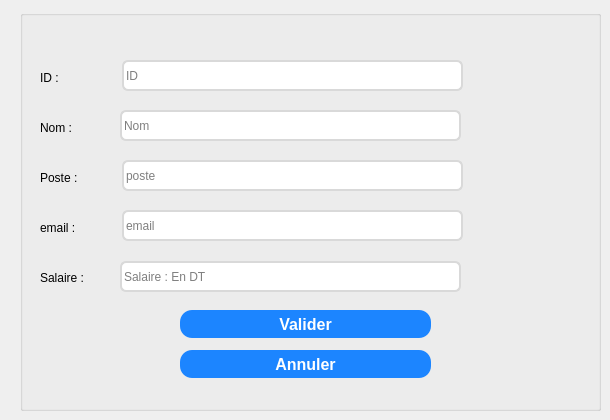
      <widget class="QWidget" name="tab_11">
       <property name="styleSheet">
        <string notr="true">background: url(:/img/img/test.jpg);</string>
       </property>
       <attribute name="title">
        <string>Ajouter</string>
       </attribute>
       <widget class="QGroupBox" name="groupBox_11">
        <property name="geometry">
         <rect>
          <x>20</x>
          <y>10</y>
          <width>581</width>
          <height>401</height>
         </rect>
        </property>
        <property name="styleSheet">
         <string notr="true">/* Style for a QGroupBox for login information */
QGroupBox {
    border: 2px solid #bdc3c7; /* Border with default color */
    border-radius: 8px; /* Rounded corners */
    margin-top: 10px; /* Top margin */
    background-color: #ffffff;
; /* Background color */
}

/* Style for the title of the QGroupBox */
QGroupBox::title {
    subcontrol-origin: margin;
    subcontrol-position: top left;
    left: 10px; /* Offset the title to the left */
    padding: 0 5px; /* Internal padding for the title */
    font-size: 16px; /* Title font size */
    color: #2c3e50; /* Title text color */

}a
</string>
        </property>
        <property name="title">
         <string/>
        </property>
        <widget class="QLabel" name="label_29">
         <property name="geometry">
          <rect>
           <x>20</x>
           <y>110</y>
           <width>56</width>
           <height>16</height>
          </rect>
         </property>
         <property name="styleSheet">
          <string notr="true">font: 87 9pt &quot;Arial Black&quot;;</string>
         </property>
         <property name="text">
          <string>Nom :</string>
         </property>
        </widget>
        <widget class="QLabel" name="label_30">
         <property name="geometry">
          <rect>
           <x>20</x>
           <y>60</y>
           <width>56</width>
           <height>16</height>
          </rect>
         </property>
         <property name="styleSheet">
          <string notr="true">font: 87 9pt &quot;Arial Black&quot;;</string>
         </property>
         <property name="text">
          <string>ID :</string>
         </property>
        </widget>
        <widget class="QLabel" name="label_31">
         <property name="geometry">
          <rect>
           <x>20</x>
           <y>160</y>
           <width>101</width>
           <height>16</height>
          </rect>
         </property>
         <property name="styleSheet">
          <string notr="true">font: 87 9pt &quot;Arial Black&quot;;</string>
         </property>
         <property name="text">
          <string>Poste :</string>
         </property>
        </widget>
        <widget class="QLabel" name="label_32">
         <property name="geometry">
          <rect>
           <x>20</x>
           <y>210</y>
           <width>56</width>
           <height>16</height>
          </rect>
         </property>
         <property name="styleSheet">
          <string notr="true">font: 87 9pt &quot;Arial Black&quot;;</string>
         </property>
         <property name="text">
          <string>email :</string>
         </property>
        </widget>
        <widget class="QLabel" name="label_33">
         <property name="geometry">
          <rect>
           <x>20</x>
           <y>260</y>
           <width>121</width>
           <height>16</height>
          </rect>
         </property>
         <property name="styleSheet">
          <string notr="true">font: 87 9pt &quot;Arial Black&quot;;</string>
         </property>
         <property name="text">
          <string>Salaire :</string>
         </property>
        </widget>
        <widget class="QLineEdit" name="le_nom_3">
         <property name="geometry">
          <rect>
           <x>100</x>
           <y>100</y>
           <width>341</width>
           <height>31</height>
          </rect>
         </property>
         <property name="styleSheet">
          <string notr="true">



position: absolute;
width: 428px;
height: 50px;
left: 1122px;
top: 327px;
background-color: #ffffff;

border: 2px solid #D9D9D9;
border-radius: 6px;
</string>
         </property>
         <property name="placeholderText">
          <string>Nom</string>
         </property>
        </widget>
        <widget class="QLineEdit" name="le_id_3">
         <property name="geometry">
          <rect>
           <x>102</x>
           <y>50</y>
           <width>341</width>
           <height>31</height>
          </rect>
         </property>
         <property name="styleSheet">
          <string notr="true">


position: absolute;
width: 428px;
height: 50px;
left: 1122px;
top: 327px;
background-color: #ffffff;

border: 2px solid #D9D9D9;
border-radius: 6px;
</string>
         </property>
         <property name="placeholderText">
          <string>ID</string>
         </property>
        </widget>
        <widget class="QLineEdit" name="le_poste">
         <property name="geometry">
          <rect>
           <x>102</x>
           <y>150</y>
           <width>341</width>
           <height>31</height>
          </rect>
         </property>
         <property name="styleSheet">
          <string notr="true">

position: absolute;
width: 428px;
height: 50px;
left: 1122px;
top: 327px;
background-color: #ffffff;

border: 2px solid #D9D9D9;
border-radius: 6px;
</string>
         </property>
         <property name="text">
          <string/>
         </property>
         <property name="placeholderText">
          <string>poste</string>
         </property>
        </widget>
        <widget class="QLineEdit" name="le_mail">
         <property name="geometry">
          <rect>
           <x>102</x>
           <y>200</y>
           <width>341</width>
           <height>31</height>
          </rect>
         </property>
         <property name="styleSheet">
          <string notr="true">


position: absolute;
width: 428px;
height: 50px;
left: 1122px;
top: 327px;
background-color: #ffffff;

border: 2px solid #D9D9D9;
border-radius: 6px;
</string>
         </property>
         <property name="placeholderText">
          <string>email</string>
         </property>
        </widget>
        <widget class="QLineEdit" name="le_salaire">
         <property name="geometry">
          <rect>
           <x>100</x>
           <y>251</y>
           <width>341</width>
           <height>31</height>
          </rect>
         </property>
         <property name="styleSheet">
          <string notr="true">

position: absolute;
width: 428px;
height: 50px;
left: 1122px;
top: 327px;
background-color: #ffffff;

border: 2px solid #D9D9D9;
border-radius: 6px;
</string>
         </property>
         <property name="placeholderText">
          <string>Salaire : En DT</string>
         </property>
        </widget>
        <widget class="QPushButton" name="pushAdd">
         <property name="geometry">
          <rect>
           <x>160</x>
           <y>300</y>
           <width>251</width>
           <height>28</height>
          </rect>
         </property>
         <property name="sizePolicy">
          <sizepolicy hsizetype="Preferred" vsizetype="Preferred">
           <horstretch>0</horstretch>
           <verstretch>0</verstretch>
          </sizepolicy>
         </property>
         <property name="minimumSize">
          <size>
           <width>93</width>
           <height>28</height>
          </size>
         </property>
         <property name="styleSheet">
          <string notr="true">QPushButton{
	padding: 0px 16px;


width: 86px;
height: 48px;
left: 1996px;
top: 64px;

/* Blue/50 */
background: rgb(28,133,255);
border-radius: 12px;


/* Button */

width: 54px;
height: 24px;

font-family: 'Inter';
font-style: normal;
font-weight: 800;
font-size: 16px;
line-height: 24px;
/* identical to box height, or 150% */

/* Base/100 */
color: white;
font: 87 8.5pt &quot;Segoe UI Black&quot;;
}

QPushButton:hover{
	padding: 0px 16px;


width: 86px;
height: 48px;
left: 1996px;
top: 64px;

/* Blue/50 */
background: #0B28C2;
border-radius: 12px;


/* Button */

width: 54px;
height: 24px;

font-family: 'Inter';
font-style: normal;
font-weight: 800;
font-size: 16px;
line-height: 24px;
/* identical to box height, or 150% */

/* Base/100 */
color: white;
}


QPushButton:pressed{
	padding: 0px 16px;


width: 86px;
height: 48px;
left: 1996px;
top: 64px;

/* Blue/50 */
background: #081E91;
border-radius: 12px;


/* Button */

width: 54px;
height: 24px;

font-family: 'Inter';
font-style: normal;
font-weight: 800;
font-size: 16px;
line-height: 24px;
/* identical to box height, or 150% */

/* Base/100 */
color: white;
}

</string>
         </property>
         <property name="text">
          <string>Valider</string>
         </property>
        </widget>
        <widget class="QPushButton" name="pushButton_26">
         <property name="geometry">
          <rect>
           <x>160</x>
           <y>340</y>
           <width>251</width>
           <height>28</height>
          </rect>
         </property>
         <property name="sizePolicy">
          <sizepolicy hsizetype="Preferred" vsizetype="Preferred">
           <horstretch>0</horstretch>
           <verstretch>0</verstretch>
          </sizepolicy>
         </property>
         <property name="minimumSize">
          <size>
           <width>93</width>
           <height>28</height>
          </size>
         </property>
         <property name="styleSheet">
          <string notr="true">QPushButton{
	padding: 0px 16px;


width: 86px;
height: 48px;
left: 1996px;
top: 64px;

/* Blue/50 */
background: rgb(28,133,255);
border-radius: 12px;


/* Button */

width: 54px;
height: 24px;

font-family: 'Inter';
font-style: normal;
font-weight: 800;
font-size: 16px;
line-height: 24px;
/* identical to box height, or 150% */

/* Base/100 */
color: white;
font: 87 8.5pt &quot;Segoe UI Black&quot;;
}

QPushButton:hover{
	padding: 0px 16px;


width: 86px;
height: 48px;
left: 1996px;
top: 64px;

/* Blue/50 */
background: #0B28C2;
border-radius: 12px;


/* Button */

width: 54px;
height: 24px;

font-family: 'Inter';
font-style: normal;
font-weight: 800;
font-size: 16px;
line-height: 24px;
/* identical to box height, or 150% */

/* Base/100 */
color: white;
}


QPushButton:pressed{
	padding: 0px 16px;


width: 86px;
height: 48px;
left: 1996px;
top: 64px;

/* Blue/50 */
background: #081E91;
border-radius: 12px;


/* Button */

width: 54px;
height: 24px;

font-family: 'Inter';
font-style: normal;
font-weight: 800;
font-size: 16px;
line-height: 24px;
/* identical to box height, or 150% */

/* Base/100 */
color: white;
}

</string>
         </property>
         <property name="text">
          <string>Annuler</string>
         </property>
        </widget>
       </widget>
      </widget>
